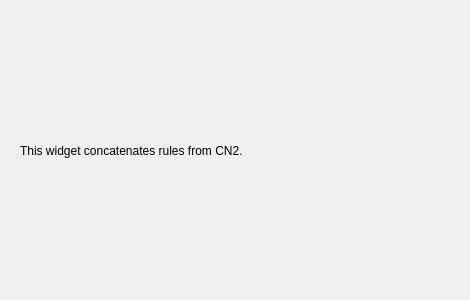
<?xml version="1.0" encoding="UTF-8"?>
<ui version="4.0">
 <class>Form</class>
 <widget class="QWidget" name="Form">
  <property name="geometry">
   <rect>
    <x>0</x>
    <y>0</y>
    <width>470</width>
    <height>300</height>
   </rect>
  </property>
  <property name="windowTitle">
   <string>Form</string>
  </property>
  <widget class="QLabel" name="Description">
   <property name="geometry">
    <rect>
     <x>20</x>
     <y>20</y>
     <width>431</width>
     <height>261</height>
    </rect>
   </property>
   <property name="text">
    <string>This widget concatenates rules from CN2.</string>
   </property>
   <property name="textFormat">
    <enum>Qt::AutoText</enum>
   </property>
   <property name="alignment">
    <set>Qt::AlignLeading|Qt::AlignLeft|Qt::AlignVCenter</set>
   </property>
   <property name="wordWrap">
    <bool>true</bool>
   </property>
  </widget>
 </widget>
 <resources/>
 <connections/>
</ui>
